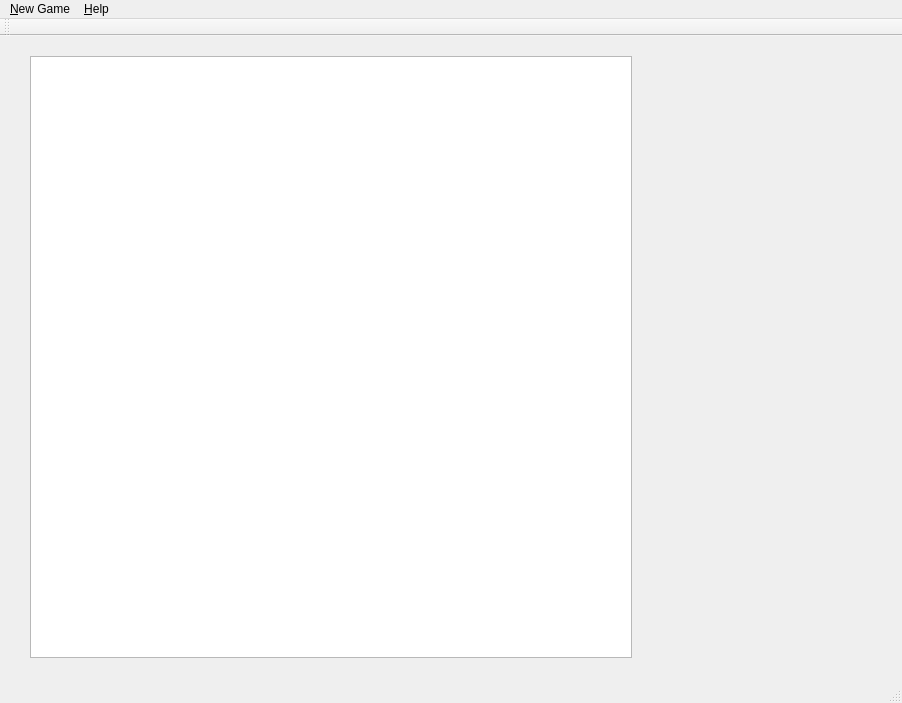
<?xml version="1.0" encoding="UTF-8"?>
<ui version="4.0">
 <class>GameWindow</class>
 <widget class="QMainWindow" name="GameWindow">
  <property name="geometry">
   <rect>
    <x>0</x>
    <y>0</y>
    <width>902</width>
    <height>703</height>
   </rect>
  </property>
  <property name="windowTitle">
   <string>Draughts-Game</string>
  </property>
  <widget class="QWidget" name="centralWidget">
   <widget class="GameView" name="gameView">
    <property name="geometry">
     <rect>
      <x>30</x>
      <y>20</y>
      <width>602</width>
      <height>602</height>
     </rect>
    </property>
    <property name="minimumSize">
     <size>
      <width>602</width>
      <height>602</height>
     </size>
    </property>
   </widget>
  </widget>
  <widget class="QMenuBar" name="menuBar">
   <property name="geometry">
    <rect>
     <x>0</x>
     <y>0</y>
     <width>902</width>
     <height>23</height>
    </rect>
   </property>
   <widget class="QMenu" name="menu_New_Game">
    <property name="title">
     <string>&amp;New Game</string>
    </property>
    <addaction name="personalAction"/>
    <addaction name="separator"/>
    <addaction name="serverAction"/>
    <addaction name="clientAction"/>
    <addaction name="separator"/>
    <addaction name="testExampleAction"/>
   </widget>
   <widget class="QMenu" name="menuA_bout">
    <property name="title">
     <string>&amp;Help</string>
    </property>
    <addaction name="ruleAction"/>
    <addaction name="separator"/>
    <addaction name="aboutAction"/>
   </widget>
   <addaction name="menu_New_Game"/>
   <addaction name="menuA_bout"/>
  </widget>
  <widget class="QToolBar" name="mainToolBar">
   <attribute name="toolBarArea">
    <enum>TopToolBarArea</enum>
   </attribute>
   <attribute name="toolBarBreak">
    <bool>false</bool>
   </attribute>
  </widget>
  <widget class="QStatusBar" name="statusBar"/>
  <action name="serverAction">
   <property name="text">
    <string>As &amp;Server</string>
   </property>
   <property name="shortcut">
    <string>Alt+S, F2</string>
   </property>
  </action>
  <action name="clientAction">
   <property name="text">
    <string>As &amp;Client</string>
   </property>
   <property name="shortcut">
    <string>Alt+C, F3</string>
   </property>
  </action>
  <action name="aboutAction">
   <property name="text">
    <string>A&amp;bout</string>
   </property>
  </action>
  <action name="ruleAction">
   <property name="text">
    <string>&amp;Rule</string>
   </property>
   <property name="shortcut">
    <string>F1</string>
   </property>
  </action>
  <action name="testExampleAction">
   <property name="text">
    <string>Test Example</string>
   </property>
  </action>
  <action name="personalAction">
   <property name="text">
    <string>Personal</string>
   </property>
   <property name="shortcut">
    <string>Ctrl+N</string>
   </property>
  </action>
 </widget>
 <layoutdefault spacing="6" margin="11"/>
 <customwidgets>
  <customwidget>
   <class>GameView</class>
   <extends>QGraphicsView</extends>
   <header>gameview.h</header>
  </customwidget>
 </customwidgets>
 <resources/>
 <connections/>
</ui>
